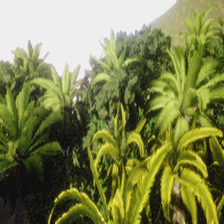
#> input picture backgrounds/b_1.png, 224 x 224 px
$ python -i generate_backup_20250911_175825.py   (imports and definitions only)
#> lines starting #> are read from the running program, lines starting #| are printed output that depends on the picture
#!/usr/bin/env python3
# -*- coding: utf-8 -*-
"""
Script per la generazione del dataset usando AirSim
Genera cartelle anchor_XXXXX con immagine anchor e 6 positivi
"""

import airsim
import os
import sys
import time
import random
import numpy as np
import json
import struct
from PIL import Image, ImageEnhance, ImageOps
from io import BytesIO

# Parametri configurazione
IMG_SIZE = (224, 224)
DATASET_VERSION = "v4"  # Cambia questo per creare una nuova versione
N_SAMPLES = 2500  # Numero di anchor da generare
CAPTURE_INTERVAL = 2  # Secondi tra una cattura e l'altra
MIN_ALTITUDE = -8  # Altitudine minima del drone
MAX_ALTITUDE = 0  # Altitudine massima del drone

# Configurazione segmentazione - VALORI GRIGI DA CATEGORIZZARE
# Carica automaticamente dal file pixel click se disponibile
def load_pixel_config():
    """Carica configurazione dai file pixel click JSON"""
    # Lista di possibili file di configurazione (in ordine di priorità)
    config_dir = os.path.join("segmentation_tools")
    possible_files = [
        "segmentation_config.json",  # File principale
        "segmentation_pixel_config.json"  # File alternativo
    ]

    # Aggiungi anche file con timestamp
    if os.path.exists(config_dir):
        timestamped_files = [f for f in os.listdir(config_dir)
                           if f.startswith("segmentation_pixel_config_") and f.endswith(".json")]
        # Ordina per timestamp (più recente prima)
        timestamped_files.sort(reverse=True)
        possible_files.extend([os.path.join(config_dir, f) for f in timestamped_files])

    # Prova ogni file finché non ne trova uno valido
    for relative_path in possible_files:
        if not relative_path.startswith(config_dir):
            config_file = os.path.join(config_dir, relative_path)
        else:
            config_file = relative_path

        if os.path.exists(config_file):
            print(f"🔧 Tentativo caricamento configurazione da: {config_file}")
            try:
                with open(config_file, 'r', encoding='utf-8') as f:
                    data = json.load(f)

                # Estrai le categorie dal JSON
                if 'categories' in data:
                    config = data['categories']
                    print(f"✅ Configurazione JSON caricata: {list(config.keys())}")

                    # Stampa info immagine se disponibile
                    if 'image_info' in data:
                        info = data['image_info']
                        print(f"   Immagine analizzata: {info.get('width', '?')}x{info.get('height', '?')}")
                        print(f"   Valori unici: {info.get('unique_values', '?')}")

                    # Stampa statistiche categorie
                    total = data.get('total_categorized', sum(len(values) for values in config.values()))
                    print(f"   Totale categorizzati: {total}")

                    for cat, values in config.items():
                        print(f"   {cat}: {len(values)} valori ({values[:3]}{'...' if len(values) > 3 else ''})")

                    return config
                else:
                    print(f"⚠️ Campo 'categories' non trovato in {config_file}")

            except Exception as e:
                print(f"❌ Errore caricamento {config_file}: {e}")
                continue
#> this loop made 1 pass; (reads data_collection/segmentation_tools/segmentation_config.json from the repository)

    print(f"ℹ️ Nessun file di configurazione pixel click trovato in {config_dir}")
    print("   Usando configurazione di default")

    # Configurazione di default se non trovata
    return {
        'sky': [0, 1, 2, 3, 4, 5],  # Grigi molto scuri = cielo
        'trees': [40, 41, 42, 43, 44, 45, 50, 51, 52],  # Grigi medi-scuri = alberi
        'buildings': [80, 81, 82, 83, 84, 85, 90, 91, 92],  # Grigi medi = edifici
        'ground': [120, 121, 122, 123, 124, 125],  # Grigi medi-chiari = terreno
        'obstacles': [40, 41, 42, 43, 44, 45, 50, 51, 52, 80, 81, 82, 83, 84, 85, 90, 91, 92]  # Combinazione alberi + edifici
    }

# Carica configurazione dinamicamente
SEGMENTATION_CATEGORIES = load_pixel_config()

# Path configurazione
BASE_DIR = os.path.dirname(os.path.dirname(__file__))  # Cartella principale del progetto
DATASET_DIR = os.path.join(BASE_DIR, f"dataset_{DATASET_VERSION}")
BACKGROUNDS_DIR = os.path.join(BASE_DIR, "backgrounds")

class DatasetGenerator:
    def __init__(self):
        """Inizializza il generatore del dataset"""
        self.client = None
        self.setup_directories()

    def setup_directories(self):
        """Crea la directory del dataset se non exists"""
        os.makedirs(DATASET_DIR, exist_ok=True)
        print(f"📁 Directory dataset: {DATASET_DIR}")

    # [334 lines left out: functions connect_airsim, takeoff_and_setup, analyze_segmentation_values, analyze_segmentation_mask, capture_with_segmentation, decode_airsim_image and 2 more, not called in this run]

    def extract_obstacles(self, anchor_img, segmentation_mask=None):
        """
        Estrae ostacoli usando prima la segmentation mask di AirSim,
        poi fallback su analisi colori se non disponibile
        """
        # Se abbiamo la segmentation mask, usala
        if segmentation_mask is not None:
            return self.extract_obstacles_from_segmentation(anchor_img, segmentation_mask)

        # Altrimenti usa il metodo fallback basato sui colori
        return self.extract_obstacles_fallback(anchor_img)

    def extract_obstacles_fallback(self, anchor_img):
        """
        FALLBACK: crea maschera basata sui COLORI quando segmentation non disponibile
        Identifica il cielo per colore (blu/grigio chiaro) e lo sostituisce
        """
        try:
            # Converti l'immagine in array numpy per analisi colori
            img_array = np.array(anchor_img)
            h, w, c = img_array.shape

            # IDENTIFICA IL CIELO PER COLORE - PIÙ PRECISO
            # Il cielo dovrebbe essere nella parte SUPERIORE dell'immagine
            # e avere colori omogenei

            r, g, b = img_array[:,:,0], img_array[:,:,1], img_array[:,:,2]

            # Maschera cielo: combina diverse condizioni + posizione
            sky_mask = np.zeros((h, w), dtype=bool)

            # Condizione 1: Blu dominante (cielo blu) - PIÙ RIGOROSO
            blue_sky = (b > r + 30) & (b > g + 30) & (b > 120) & (b < 250)  # Evita bianco puro

            # Condizione 2: Grigio chiaro uniforme (cielo nuvoloso) - PIÙ RIGOROSO
            gray_diff = np.maximum(np.maximum(np.abs(r - g), np.abs(r - b)), np.abs(g - b))
            gray_sky = (gray_diff < 20) & (r > 160) & (r < 240) & (g > 160) & (g < 240) & (b > 160) & (b < 240)

            # Condizione 3: Bianco puro solo se nella parte superiore
            white_sky = (r > 220) & (g > 220) & (b > 220)

            # FILTRO POSIZIONALE: Il cielo è principalmente nella metà superiore
            upper_half_mask = np.zeros((h, w), dtype=bool)
            upper_half_mask[:h//2, :] = True  # Solo metà superiore

            # Applica filtro posizionale alle condizioni
            blue_sky = blue_sky & upper_half_mask
            gray_sky = gray_sky & upper_half_mask
            white_sky = white_sky & upper_half_mask

            # Combina tutte le condizioni
            sky_mask = blue_sky | gray_sky | white_sky

            # FILTRO MORFOLOGICO: Il cielo dovrebbe essere in regioni continue
            # Rimuovi piccole regioni isolate che non possono essere cielo
            from scipy import ndimage
            try:
                # Rimuovi regioni piccole (meno di 100 pixel)
                labeled_array, num_features = ndimage.label(sky_mask)
                for i in range(1, num_features + 1):
                    region_mask = (labeled_array == i)
                    if np.sum(region_mask) < 100:  # Regione troppo piccola
                        sky_mask[region_mask] = False
            except ImportError:
                # Se scipy non disponibile, usa filtro semplice
                pass

            # OSTACOLI = tutto ciò che NON è cielo (edifici, alberi)
            obstacle_mask = ~sky_mask

            # Converti in RGBA
            anchor_rgba = anchor_img.convert("RGBA")
            anchor_array = np.array(anchor_rgba)

            # Applica maschera: 255 per ostacoli (edifici), 0 per cielo
            alpha_channel = np.where(obstacle_mask, 255, 0).astype(np.uint8)
            anchor_array[:, :, 3] = alpha_channel

            # Crea immagine risultante
            obstacles_img = Image.fromarray(anchor_array, 'RGBA')

            # Statistiche
            sky_pixels = np.sum(sky_mask)
            obstacle_pixels = np.sum(obstacle_mask)
            total_pixels = h * w

            sky_ratio = sky_pixels / total_pixels
            obstacle_ratio = obstacle_pixels / total_pixels

            print(f"[DEBUG] COLORE - Cielo da sostituire: {sky_ratio:.1%}, Ostacoli mantenuti: {obstacle_ratio:.1%}")

            # Se identifichiamo poco cielo, rilassiamo i criteri MA manteniamo filtro posizionale
            if sky_ratio < 0.1:  # Meno del 10% di cielo
                print("[DEBUG] Poco cielo identificato, rilasso criteri...")

                # Criteri più permissivi MA ancora con filtro posizionale
                blue_sky_relaxed = (b > r + 10) & (b > g + 10) & (b > 100)
                gray_diff_relaxed = np.maximum(np.maximum(np.abs(r - g), np.abs(r - b)), np.abs(g - b))
                gray_sky_relaxed = (gray_diff_relaxed < 30) & (r > 140) & (g > 140) & (b > 140)
                white_sky_relaxed = (r > 200) & (g > 200) & (b > 200)

                # MANTIENI il filtro posizionale anche nei criteri rilassati
                # Espandi a 3/4 superiori invece che solo metà
                upper_portion_mask = np.zeros((h, w), dtype=bool)
                upper_portion_mask[:3*h//4, :] = True  # 3/4 superiori

                blue_sky_relaxed = blue_sky_relaxed & upper_portion_mask
                gray_sky_relaxed = gray_sky_relaxed & upper_portion_mask
                white_sky_relaxed = white_sky_relaxed & upper_portion_mask

                sky_mask = blue_sky_relaxed | gray_sky_relaxed | white_sky_relaxed
                obstacle_mask = ~sky_mask

                # Riapplica
                alpha_channel = np.where(obstacle_mask, 255, 0).astype(np.uint8)
                anchor_array[:, :, 3] = alpha_channel
                obstacles_img = Image.fromarray(anchor_array, 'RGBA')

                sky_ratio = np.sum(sky_mask) / total_pixels
                obstacle_ratio = np.sum(obstacle_mask) / total_pixels
                print(f"[DEBUG] COLORE RILASSATO - Cielo da sostituire: {sky_ratio:.1%}, Ostacoli mantenuti: {obstacle_ratio:.1%}")

            return obstacles_img

        except Exception as e:
            print(f"❌ Errore: {e}")
            return None

    # [385 lines left out: functions generate_positives, apply_selective_mask, apply_indoor_shadow, move_drone_randomly, save_anchor_set, save_colored_segmentation_mask and 2 more, not called in this run]

# [2 lines not run here, left out]

>>> import cv2
>>> picture = cv2.imread('../../backgrounds/b_1.png', cv2.IMREAD_GRAYSCALE)
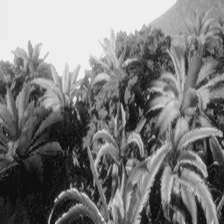
#> picture: shape (224, 224); min 15, max 238, mean 123
>>> result = DatasetGenerator().extract_obstacles(picture)
